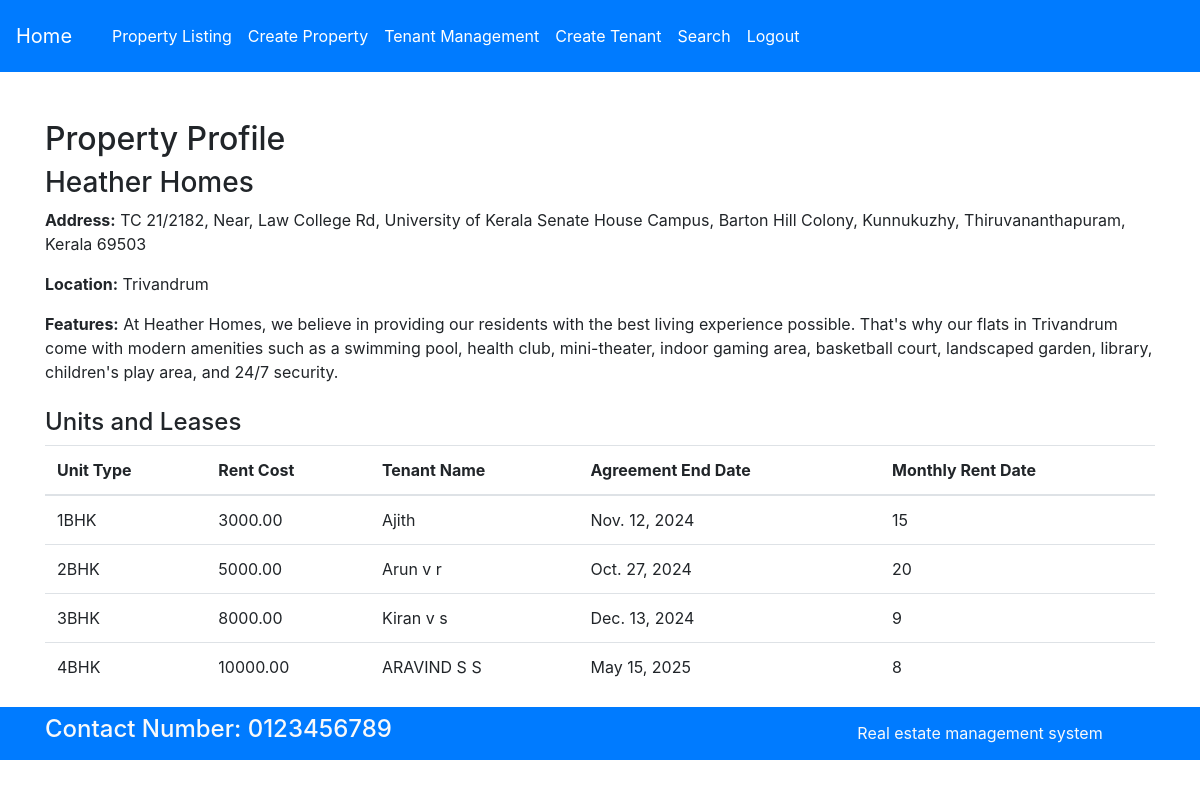
Page /property/property/profile/1/ (signed in) on the committed database.
### property/models.py (models this page shows, shortened)
class Property(models.Model):
    name = models.CharField(max_length=255, unique=True)
    address = models.TextField()
    location = models.CharField(max_length=255)
    features = models.TextField()

class Unit(models.Model):
    property = models.ForeignKey(Property, on_delete=models.CASCADE)
    rent_cost = models.DecimalField(max_digits=10, decimal_places=2)
    bedroom_type = models.CharField(
        max_length=10,
        choices=[
            ('1BHK', '1 Bedroom, Hall, Kitchen'),
            ('2BHK', '2 Bedrooms, Hall, Kitchen'),
            ('3BHK', '3 Bedrooms, Hall, Kitchen'),
            ('4BHK', '4 Bedrooms, Hall, Kitchen'),
        ],
        default='1BHK'  # Set your desired default value here
    )

class Lease(models.Model):
    tenant = models.ForeignKey(Tenant, on_delete=models.CASCADE)
    unit = models.ForeignKey(Unit, on_delete=models.CASCADE)
    agreement_end_date = models.DateField()
    monthly_rent_date = models.PositiveIntegerField()

class Tenant(models.Model):
    name = models.CharField(max_length=255, default='Default Name')
    address = models.TextField()
    document_proofs = models.TextField()

### property/views.py (the view)
# urls.py: path('property/profile/<int:property_id>/', property_profile, name='property_profile'),
@login_required(login_url='admin_login')
def property_profile(request, property_id):
    property_instance = Property.objects.get(pk=property_id)
    units = Unit.objects.filter(property=property_instance)
    leases = Lease.objects.filter(unit__property=property_instance)
    return render(request, 'property_profile.html', {'property': property_instance, 'units': units, 'leases': leases})

### property/templates/property_profile.html
{% extends 'base page/base.html' %}
{% block content %}
  <div class="container mt-5">
    <h2>Property Profile</h2>
    <h3>{{ property.name }}</h3>
    <p><strong>Address:</strong> {{ property.address }}</p>
    <p><strong>Location:</strong> {{ property.location }}</p>
    <p><strong>Features:</strong> {{ property.features }}</p>
    <div class="mt-4">
      <h4>Units and Leases</h4>
      <table class="table">
        <thead>
          <tr>
            <th>Unit Type</th>
            <th>Rent Cost</th>
            <th>Tenant Name</th>
            <th>Agreement End Date</th>
            <th>Monthly Rent Date</th>
          </tr>
        </thead>
        <tbody>
          {% for unit in units %}
            <tr>
              <td>{{ unit.bedroom_type }}</td>
              <td>{{ unit.rent_cost }}</td>
              {% for lease in leases %}
                {% if lease.unit == unit %}
                  <td>{{ lease.tenant.name }}</td>
                  <td>{{ lease.agreement_end_date }}</td>
                  <td>{{ lease.monthly_rent_date }}</td>
                {% endif %}
              {% endfor %}
            </tr>
          {% endfor %}
        </tbody>
      </table>
    </div>
  </div>
{% endblock %}

### rows in the picture
Property: name "Heather Homes", address "TC 21/2182, Near, Law College Rd, University of Kerala Senate House Campus, Barton Hill Colony, Kunnukuzhy, Thiruvananthapuram, Kerala 69503", location "Trivandrum", features "At Heather Homes, we believe in providing our residents with the best living experience possible. That's why our flats in Trivandrum come with modern amenities such as a swimming pool, health club, mini-theater, indoor gaming area, basketball court, landscaped garden, library, children's play area, and 24/7 security."
Unit: bedroom_type "1BHK", rent_cost "3000.00"
Lease: tenant.name "Ajith", agreement_end_date "Nov. 12, 2024", monthly_rent_date "15"
Unit: bedroom_type "2BHK", rent_cost "5000.00"
Lease: tenant.name "Arun v r", agreement_end_date "Oct. 27, 2024", monthly_rent_date "20"
Unit: bedroom_type "3BHK", rent_cost "8000.00"
Lease: tenant.name "Kiran v s", agreement_end_date "Dec. 13, 2024", monthly_rent_date "9"
Unit: bedroom_type "4BHK", rent_cost "10000.00"
Lease: tenant.name "ARAVIND S S", agreement_end_date "May 15, 2025", monthly_rent_date "8"
